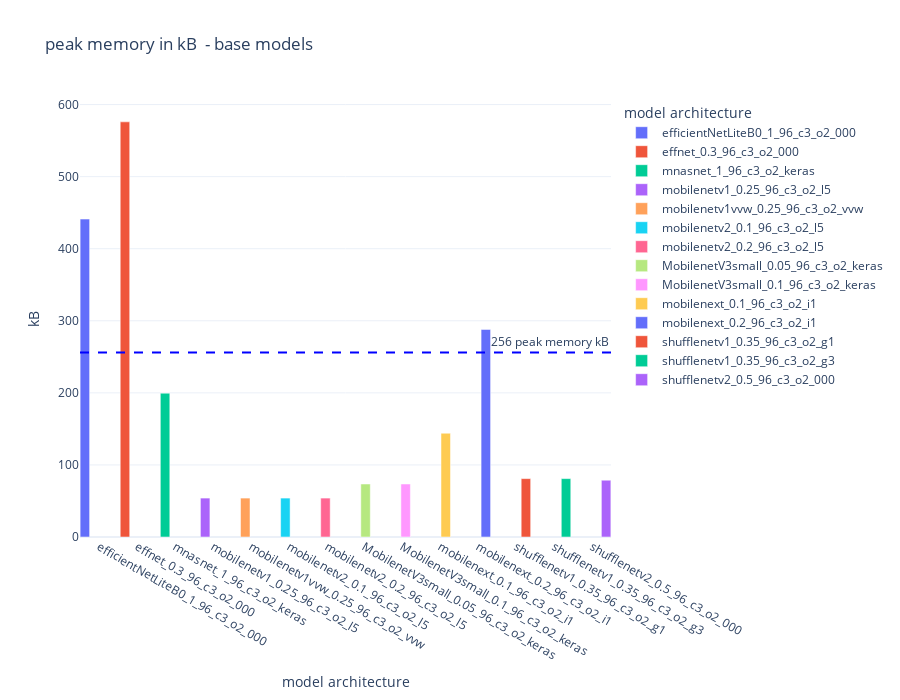

Notebook source saved alongside this figure:
### Code cell
def plot_model_peak_memory(df, title=""):
    peak_memory_limit = 256
    flash_memory_limit = 256
    RAM_limit = 256
    fig = px.bar(df, 
                x="architecture", 
                color="architecture",
                y='peak_memory_kb',
                labels={"architecture": "model architecture",
                        "peak_memory_kb": "kB",
                            #"value": "kB"
                            },
                title=f"peak memory in kB {title}",
                barmode='group',
                #hover_data=['architecture', 'size'],
                height=height,
                template=template
                )
    #fig.add_hline(y=peak_memory_limit, line_width=2, line_dash="dash", line_color="orange", annotation_text=f"{peak_memory_limit} KB peak activation", 
    #            annotation_position="top left")
    fig.add_hline(y=peak_memory_limit, line_width=2, line_dash="dash", line_color="blue", annotation_text=f"{peak_memory_limit} peak memory kB", 
                annotation_position="top right")
    fig.update_traces(width=bar_width)
    #fig.show()
    return fig

plot_model_peak_memory(basemodels, title=" - base models")

### Figure 1 — Plotly figure (JSON) as saved in the notebook; plotly's stock layout.template omitted (floating-point values rounded to 4 significant figures)
{"data": [{"alignmentgroup": "True", "hovertemplate": "model architecture=%{x}<br>kB=%{y}<extra></extra>", "legendgroup": "efficientNetLiteB0_1_96_c3_o2_000", "marker": {"color": "#636efa", "pattern": {"shape": ""}}, "name": "efficientNetLiteB0_1_96_c3_o2_000", "offsetgroup": "efficientNetLiteB0_1_96_c3_o2_000", "orientation": "v", "showlegend": true, "textposition": "auto", "type": "bar", "width": 0.25, "x": ["efficientNetLiteB0_1_96_c3_o2_000"], "xaxis": "x", "y": [441.1], "yaxis": "y"}, {"alignmentgroup": "True", "hovertemplate": "model architecture=%{x}<br>kB=%{y}<extra></extra>", "legendgroup": "effnet_0.3_96_c3_o2_000", "marker": {"color": "#EF553B", "pattern": {"shape": ""}}, "name": "effnet_0.3_96_c3_o2_000", "offsetgroup": "effnet_0.3_96_c3_o2_000", "orientation": "v", "showlegend": true, "textposition": "auto", "type": "bar", "width": 0.25, "x": ["effnet_0.3_96_c3_o2_000"], "xaxis": "x", "y": [576], "yaxis": "y"}, {"alignmentgroup": "True", "hovertemplate": "model architecture=%{x}<br>kB=%{y}<extra></extra>", "legendgroup": "mnasnet_1_96_c3_o2_keras", "marker": {"color": "#00cc96", "pattern": {"shape": ""}}, "name": "mnasnet_1_96_c3_o2_keras", "offsetgroup": "mnasnet_1_96_c3_o2_keras", "orientation": "v", "showlegend": true, "textposition": "auto", "type": "bar", "width": 0.25, "x": ["mnasnet_1_96_c3_o2_keras"], "xaxis": "x", "y": [199.6], "yaxis": "y"}, {"alignmentgroup": "True", "hovertemplate": "model architecture=%{x}<br>kB=%{y}<extra></extra>", "legendgroup": "mobilenetv1_0.25_96_c3_o2_l5", "marker": {"color": "#ab63fa", "pattern": {"shape": ""}}, "name": "mobilenetv1_0.25_96_c3_o2_l5", "offsetgroup": "mobilenetv1_0.25_96_c3_o2_l5", "orientation": "v", "showlegend": true, "textposition": "auto", "type": "bar", "width": 0.25, "x": ["mobilenetv1_0.25_96_c3_o2_l5"], "xaxis": "x", "y": [54], "yaxis": "y"}, {"alignmentgroup": "True", "hovertemplate": "model architecture=%{x}<br>kB=%{y}<extra></extra>", "legendgroup": "mobilenetv1vvw_0.25_96_c3_o2_vvw", "marker": {"color": "#FFA15A", "pattern": {"shape": ""}}, "name": "mobilenetv1vvw_0.25_96_c3_o2_vvw", "offsetgroup": "mobilenetv1vvw_0.25_96_c3_o2_vvw", "orientation": "v", "showlegend": true, "textposition": "auto", "type": "bar", "width": 0.25, "x": ["mobilenetv1vvw_0.25_96_c3_o2_vvw"], "xaxis": "x", "y": [54], "yaxis": "y"}, {"alignmentgroup": "True", "hovertemplate": "model architecture=%{x}<br>kB=%{y}<extra></extra>", "legendgroup": "mobilenetv2_0.1_96_c3_o2_l5", "marker": {"color": "#19d3f3", "pattern": {"shape": ""}}, "name": "mobilenetv2_0.1_96_c3_o2_l5", "offsetgroup": "mobilenetv2_0.1_96_c3_o2_l5", "orientation": "v", "showlegend": true, "textposition": "auto", "type": "bar", "width": 0.25, "x": ["mobilenetv2_0.1_96_c3_o2_l5"], "xaxis": "x", "y": [54], "yaxis": "y"}, {"alignmentgroup": "True", "hovertemplate": "model architecture=%{x}<br>kB=%{y}<extra></extra>", "legendgroup": "mobilenetv2_0.2_96_c3_o2_l5", "marker": {"color": "#FF6692", "pattern": {"shape": ""}}, "name": "mobilenetv2_0.2_96_c3_o2_l5", "offsetgroup": "mobilenetv2_0.2_96_c3_o2_l5", "orientation": "v", "showlegend": true, "textposition": "auto", "type": "bar", "width": 0.25, "x": ["mobilenetv2_0.2_96_c3_o2_l5"], "xaxis": "x", "y": [54], "yaxis": "y"}, {"alignmentgroup": "True", "hovertemplate": "model architecture=%{x}<br>kB=%{y}<extra></extra>", "legendgroup": "MobilenetV3small_0.05_96_c3_o2_keras", "marker": {"color": "#B6E880", "pattern": {"shape": ""}}, "name": "MobilenetV3small_0.05_96_c3_o2_keras", "offsetgroup": "MobilenetV3small_0.05_96_c3_o2_keras", "orientation": "v", "showlegend": true, "textposition": "auto", "type": "bar", "width": 0.25, "x": ["MobilenetV3small_0.05_96_c3_o2_keras"], "xaxis": "x", "y": [73.52], "yaxis": "y"}, {"alignmentgroup": "True", "hovertemplate": "model architecture=%{x}<br>kB=%{y}<extra></extra>", "legendgroup": "MobilenetV3small_0.1_96_c3_o2_keras", "marker": {"color": "#FF97FF", "pattern": {"shape": ""}}, "name": "MobilenetV3small_0.1_96_c3_o2_keras", "offsetgroup": "MobilenetV3small_0.1_96_c3_o2_keras", "orientation": "v", "showlegend": true, "textposition": "auto", "type": "bar", "width": 0.25, "x": ["MobilenetV3small_0.1_96_c3_o2_keras"], "xaxis": "x", "y": [73.52], "yaxis": "y"}, {"alignmentgroup": "True", "hovertemplate": "model architecture=%{x}<br>kB=%{y}<extra></extra>", "legendgroup": "mobilenext_0.1_96_c3_o2_i1", "marker": {"color": "#FECB52", "pattern": {"shape": ""}}, "name": "mobilenext_0.1_96_c3_o2_i1", "offsetgroup": "mobilenext_0.1_96_c3_o2_i1", "orientation": "v", "showlegend": true, "textposition": "auto", "type": "bar", "width": 0.25, "x": ["mobilenext_0.1_96_c3_o2_i1"], "xaxis": "x", "y": [144], "yaxis": "y"}, {"alignmentgroup": "True", "hovertemplate": "model architecture=%{x}<br>kB=%{y}<extra></extra>", "legendgroup": "mobilenext_0.2_96_c3_o2_i1", "marker": {"color": "#636efa", "pattern": {"shape": ""}}, "name": "mobilenext_0.2_96_c3_o2_i1", "offsetgroup": "mobilenext_0.2_96_c3_o2_i1", "orientation": "v", "showlegend": true, "textposition": "auto", "type": "bar", "width": 0.25, "x": ["mobilenext_0.2_96_c3_o2_i1"], "xaxis": "x", "y": [288], "yaxis": "y"}, {"alignmentgroup": "True", "hovertemplate": "model architecture=%{x}<br>kB=%{y}<extra></extra>", "legendgroup": "shufflenetv1_0.35_96_c3_o2_g1", "marker": {"color": "#EF553B", "pattern": {"shape": ""}}, "name": "shufflenetv1_0.35_96_c3_o2_g1", "offsetgroup": "shufflenetv1_0.35_96_c3_o2_g1", "orientation": "v", "showlegend": true, "textposition": "auto", "type": "bar", "width": 0.25, "x": ["shufflenetv1_0.35_96_c3_o2_g1"], "xaxis": "x", "y": [81], "yaxis": "y"}, {"alignmentgroup": "True", "hovertemplate": "model architecture=%{x}<br>kB=%{y}<extra></extra>", "legendgroup": "shufflenetv1_0.35_96_c3_o2_g3", "marker": {"color": "#00cc96", "pattern": {"shape": ""}}, "name": "shufflenetv1_0.35_96_c3_o2_g3", "offsetgroup": "shufflenetv1_0.35_96_c3_o2_g3", "orientation": "v", "showlegend": true, "textposition": "auto", "type": "bar", "width": 0.25, "x": ["shufflenetv1_0.35_96_c3_o2_g3"], "xaxis": "x", "y": [81], "yaxis": "y"}, {"alignmentgroup": "True", "hovertemplate": "model architecture=%{x}<br>kB=%{y}<extra></extra>", "legendgroup": "shufflenetv2_0.5_96_c3_o2_000", "marker": {"color": "#ab63fa", "pattern": {"shape": ""}}, "name": "shufflenetv2_0.5_96_c3_o2_000", "offsetgroup": "shufflenetv2_0.5_96_c3_o2_000", "orientation": "v", "showlegend": true, "textposition": "auto", "type": "bar", "width": 0.25, "x": ["shufflenetv2_0.5_96_c3_o2_000"], "xaxis": "x", "y": [78.77], "yaxis": "y"}], "layout": {"annotations": [{"showarrow": false, "text": "256 peak memory kB", "x": 1, "xanchor": "right", "xref": "x domain", "y": 256, "yanchor": "bottom", "yref": "y"}], "barmode": "group", "height": 700, "legend": {"title": {"text": "model architecture"}, "tracegroupgap": 0}, "shapes": [{"line": {"color": "blue", "dash": "dash", "width": 2}, "type": "line", "x0": 0, "x1": 1, "xref": "x domain", "y0": 256, "y1": 256, "yref": "y"}], "title": {"text": "peak memory in kB  - base models"}, "xaxis": {"anchor": "y", "categoryarray": ["efficientNetLiteB0_1_96_c3_o2_000", "effnet_0.3_96_c3_o2_000", "mnasnet_1_96_c3_o2_keras", "mobilenetv1_0.25_96_c3_o2_l5", "mobilenetv1vvw_0.25_96_c3_o2_vvw", "mobilenetv2_0.1_96_c3_o2_l5", "mobilenetv2_0.2_96_c3_o2_l5", "MobilenetV3small_0.05_96_c3_o2_keras", "MobilenetV3small_0.1_96_c3_o2_keras", "mobilenext_0.1_96_c3_o2_i1", "mobilenext_0.2_96_c3_o2_i1", "shufflenetv1_0.35_96_c3_o2_g1", "shufflenetv1_0.35_96_c3_o2_g3", "shufflenetv2_0.5_96_c3_o2_000"], "categoryorder": "array", "domain": [0, 1], "title": {"text": "model architecture"}}, "yaxis": {"anchor": "x", "domain": [0, 1], "title": {"text": "kB"}}}}
